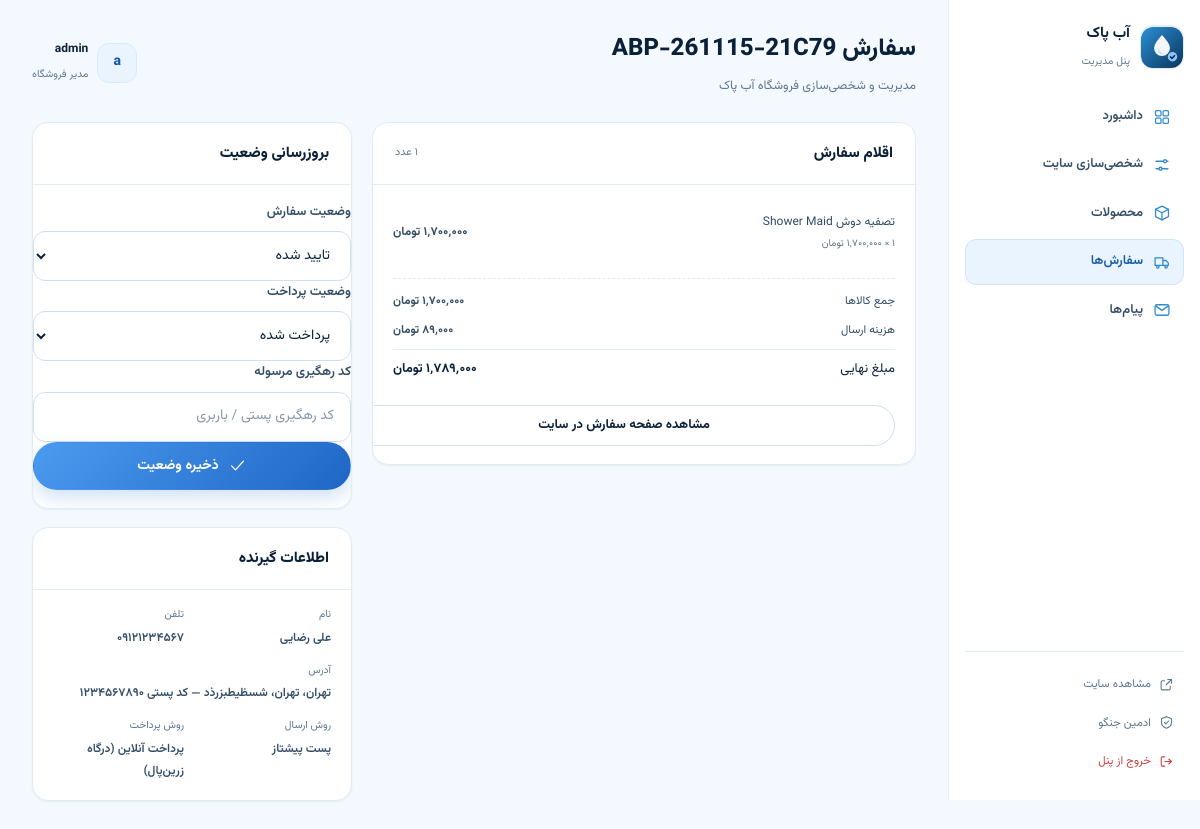
The app's page /panel/orders/ABP-261115-21C79/ (signed in) with its own data.
### shop/models.py (models this page shows, shortened)
class SiteSettings(models.Model):
    FONT_VAZIRMATN = "vazirmatn"
    FONT_TAHOMA = "tahoma"
    FONT_CUSTOM = "custom"
    FONT_CHOICES = [
        (FONT_VAZIRMATN, "وزیرمتن (پیشنهادی)"),
        (FONT_TAHOMA, "تاهوما"),
        (FONT_CUSTOM, "فونت سفارشی (بارگذاری فایل woff2)"),
    ]
    site_name = models.CharField("نام سایت", max_length=80, default="آب پاک")
    site_name_en = models.CharField("نام انگلیسی", max_length=80, default="ABPAK")
    tagline = models.CharField("شعار سایت", max_length=160, default="تجهیزات تصفیه آب خانگی و صنعتی")
    phone = models.CharField("تلفن نمایشی", max_length=40, default="۰۲۱-۹۱۰۰۴۵۶۷")
    phone_raw = models.CharField("تلفن برای تماس", max_length=40, default="02191004567")
    mobile = models.CharField("موبایل", max_length=40, blank=True, default="۰۹۱۲۳۴۵۶۷۸۹")
    email = models.EmailField("ایمیل", blank=True, default="info@abpak.ir")
    address = models.CharField("آدرس", max_length=300, blank=True, default="تهران، خیابان ولیعصر، برج آبان، طبقه ۵")
    working_hours = models.CharField("ساعات پاسخگویی", max_length=120, default="شنبه تا پنجشنبه، ۹ صبح تا ۹ شب")
    tapsi_shop = models.URLField(
        "فروشگاه تپسی‌شاپ",
        blank=True,
        default="https://tapsi.shop/store/1439158740070203392/HIT759060",
    )
    instagram = models.URLField("اینستاگرام", blank=True, default="https://instagram.com/")
    telegram = models.URLField("تلگرام", blank=True, default="https://t.me/")
    whatsapp = models.URLField("واتساپ", blank=True, default="https://wa.me/989123456789")
    CURSOR_DROPLET = "droplet"
    CURSOR_SYSTEM = "system"
    CURSOR_CHOICES = [
        (CURSOR_DROPLET, "کرسر قطره‌ای (سفارشی آب پاک)"),
        (CURSOR_SYSTEM, "کرسر پیش‌فرض سیستم"),
    ]
    font_choice = models.CharField("فونت سایت", max_length=20, choices=FONT_CHOICES, default=FONT_VAZIRMATN)
    custom_font = models.FileField("فایل فونت سفارشی", upload_to="fonts/", blank=True, null=True)
    cursor_style = models.CharField("کرسر موس سایت", max_length=20, choices=CURSOR_CHOICES, default=CURSOR_DROPLET)
    animations_enabled = models.BooleanField("انیمیشن‌های حرکتی و اسکرول", default=True)
    logo = models.ImageField("لوگوی سایت", upload_to="branding/", blank=True, null=True)
    hero_image = models.ImageField("تصویر هیرو (صفحه اصلی)", upload_to="branding/", blank=True, null=True)
    updated_at = models.DateTimeField("آخرین بروزرسانی", auto_now=True)
    class Meta:
        verbose_name = "تنظیمات سایت"
        verbose_name_plural = "تنظیمات سایت"
    @classmethod
    def load(cls):
        obj = cache.get("abpak:site-settings")
        if obj is None:
            obj, _ = cls.objects.get_or_create(pk=1)
            cache.set("abpak:site-settings", obj, 600)
        return obj
    @property
    def font_stack(self):
        base = '"Vazirmatn", "Segoe UI", Tahoma, sans-serif'
        if self.font_choice == self.FONT_CUSTOM and self.custom_font:
            return '"ABPAK-Custom", ' + base
        if self.font_choice == self.FONT_TAHOMA:
            return 'Tahoma, "Segoe UI", sans-serif'
        return base

class Order(models.Model):
    STATUS_PENDING = "pending"
    STATUS_CONFIRMED = "confirmed"
    STATUS_PROCESSING = "processing"
    STATUS_SHIPPED = "shipped"
    STATUS_DELIVERED = "delivered"
    STATUS_CANCELED = "canceled"
    STATUS_CHOICES = [
        (STATUS_PENDING, "در انتظار بررسی"),
        (STATUS_CONFIRMED, "تایید شده"),
        (STATUS_PROCESSING, "در حال آماده‌سازی"),
        (STATUS_SHIPPED, "ارسال شده"),
        (STATUS_DELIVERED, "تحویل داده شده"),
        (STATUS_CANCELED, "لغو شده"),
    ]
    PAYMENT_UNPAID = "unpaid"
    PAYMENT_AWAITING = "awaiting_transfer"
    PAYMENT_PAID = "paid"
    PAYMENT_CHOICES = [
        (PAYMENT_UNPAID, "پرداخت در محل"),
        (PAYMENT_AWAITING, "در انتظار انتقال بانکی"),
        (PAYMENT_PAID, "پرداخت شده"),
    ]
    code = models.CharField("کد سفارش", max_length=20, unique=True, editable=False)
    user = models.ForeignKey(
        settings.AUTH_USER_MODEL,
        verbose_name="کاربر",
        related_name="orders",
        on_delete=models.SET_NULL,
        null=True,
        blank=True,
    )
    full_name = models.CharField("نام و نام خانوادگی", max_length=150)
    phone = models.CharField("شماره تماس", max_length=11)
    province = models.CharField("استان", max_length=50)
    city = models.CharField("شهر", max_length=80)
    address = models.TextField("آدرس")
    postal_code = models.CharField("کد پستی", max_length=10)
    note = models.TextField("توضیحات سفارش", blank=True)
    shipping_method = models.CharField("روش ارسال", max_length=20, default="post")
    payment_method = models.CharField("روش پرداخت", max_length=20, default="cod")
    payment_status = models.CharField(
        "وضعیت پرداخت", max_length=20, choices=PAYMENT_CHOICES, default=PAYMENT_UNPAID
    )
    status = models.CharField("وضعیت سفارش", max_length=20, choices=STATUS_CHOICES, default=STATUS_PENDING)
    subtotal = models.PositiveBigIntegerField("جمع کالاها", default=0)
    shipping_cost = models.PositiveBigIntegerField("هزینه ارسال", default=0)
    total = models.PositiveBigIntegerField("مبلغ نهایی", default=0)
    tracking_code = models.CharField("کد رهگیری مرسوله", max_length=60, blank=True)
    payment_gateway = models.CharField("درگاه پرداخت", max_length=30, blank=True)
    payment_authority = models.CharField(
        "شناسه تراکنش درگاه", max_length=80, blank=True, db_index=True
    )
    payment_ref_id = models.CharField("کد پیگیری تراکنش", max_length=80, blank=True)
    paid_at = models.DateTimeField("زمان پرداخت", null=True, blank=True)
    created_at = models.DateTimeField("تاریخ ثبت", auto_now_add=True)
    updated_at = models.DateTimeField("آخرین بروزرسانی", auto_now=True)
    class Meta:
        verbose_name = "سفارش"
        verbose_name_plural = "سفارش‌ها"
        ordering = ["-created_at"]
        indexes = [
            models.Index(fields=["user", "-created_at"], name="shop_order_user_created"),
            models.Index(fields=["status", "-created_at"], name="shop_order_status_created"),
            models.Index(fields=["phone"], name="shop_order_phone"),
        ]
    def get_absolute_url(self):
        return reverse("shop:order_detail", args=[self.code])
    @property
    def items_count(self):
        return sum(item.quantity for item in self.items.all())
    @property
    def shipping_label(self):
        method = settings.SHIPPING_METHODS.get(self.shipping_method, {})
        return method.get("label") or self.shipping_method
    @property
    def payment_label(self):
        return settings.PAYMENT_METHODS.get(self.payment_method, {}).get("label", self.payment_method)

class OrderItem(models.Model):
    order = models.ForeignKey(Order, verbose_name="سفارش", related_name="items", on_delete=models.CASCADE)
    product = models.ForeignKey(
        Product, verbose_name="محصول", related_name="order_items", on_delete=models.SET_NULL, null=True, blank=True
    )
    name = models.CharField("نام محصول", max_length=220)
    slug = models.CharField("نشانه محصول", max_length=240, blank=True)
    unit_price = models.PositiveBigIntegerField("قیمت واحد")
    quantity = models.PositiveIntegerField("تعداد", default=1)
    class Meta:
        verbose_name = "آیتم سفارش"
        verbose_name_plural = "آیتم‌های سفارش"
    @property
    def total_price(self):
        return self.unit_price * self.quantity

### shop/panel.py (the view, shortened to what this page needs)
# urls.py: path("orders/<str:code>/", panel.order_edit, name="order_edit"),
@staff_member_required
def order_edit(request, code):
    order = get_object_or_404(Order.objects.prefetch_related("items"), code=code)
    form = OrderPanelForm(request.POST or None, instance=order)
    if request.method == "POST":
        messages.error(request, "لطفاً خطاهای فرم را برطرف کنید.")
    return render(
        request,
        "panel/order_form.html",
        {
            "order": order,
            "form": form,
            "items": order.items.all(),
            "panel_section": "orders",
            "page_title": f"سفارش {order.code}",
        },
    )

### templates/panel/order_form.html (shortened to what this page needs)
{% extends "panel/base.html" %}
{% load shop_tags %}
{% block content %}
<div class="p-grid p-grid--form">
  <div class="p-card p-form">
    <div class="p-card__head"><h2>اقلام سفارش</h2><span class="p-muted">{{ order.items_count|fa }} عدد</span></div>
    <div class="p-list">
      {% for item in items %}
        <div class="p-list__row">
          <span>{{ item.name }}<small>{{ item.quantity|fa }} × {{ item.unit_price|price }} تومان</small></span>
          <strong>{{ item.total_price|price }} تومان</strong>
        </div>
      {% endfor %}
    </div>
    <div class="p-summary">
      <div><span>جمع کالاها</span><strong>{{ order.subtotal|price }} تومان</strong></div>
      <div><span>هزینه ارسال</span><strong>{{ order.shipping_cost|price }} تومان</strong></div>
      <div class="p-summary__total"><span>مبلغ نهایی</span><strong>{{ order.total|price }} تومان</strong></div>
    </div>
    <a class="btn btn--outline btn--sm btn--block" href="{{ order.get_absolute_url }}" target="_blank" rel="noopener">مشاهده صفحه سفارش در سایت</a>
  </div>
  <div>
    <div class="p-card p-form p-form--spaced">
      <div class="p-card__head"><h2>بروزرسانی وضعیت</h2></div>
      <form method="post">
        {% for field in form %}
          <div class="field">
            <label class="field__label" for="{{ field.id_for_label }}">{{ field.label }}</label>
            {{ field }}
          </div>
        {% endfor %}
        <button class="btn btn--primary btn--block" type="submit"><svg class="icon"><use href="#i-check"></use></svg> ذخیره وضعیت</button>
      </form>
    </div>
    <div class="p-card p-form">
      <div class="p-card__head"><h2>اطلاعات گیرنده</h2></div>
      <div class="p-info">
        <div><span>نام</span><strong>{{ order.full_name }}</strong></div>
        <div><span>تلفن</span><strong dir="ltr">{{ order.phone|fa }}</strong></div>
        <div class="p-info__full"><span>آدرس</span><strong>{{ order.province }}، {{ order.city }}، {{ order.address }} — کد پستی {{ order.postal_code|fa }}</strong></div>
        <div><span>روش ارسال</span><strong>{{ order.shipping_label }}</strong></div>
        <div><span>روش پرداخت</span><strong>{{ order.payment_label }}</strong></div>
      </div>
    </div>
  </div>
</div>
{% endblock %}

### templates/panel/base.html (shortened to what this page needs)
{% load static %}<!DOCTYPE html>
<html lang="fa" dir="rtl" data-theme="light" style="--font: {{ site.font_stack }};">
<head>
  <link rel="stylesheet" href="{% static 'css/main.css' %}?v=5">
  <link rel="stylesheet" href="{% static 'css/pages.css' %}?v=5">
  <link rel="stylesheet" href="{% static 'css/panel.css' %}?v=5">
</head>
<body class="panel-body">
  <div class="panel-shell">
    <aside class="panel-side">
      <a class="panel-brand" href="{% url 'panel:dashboard' %}">
        {% if site.logo %}
          <img src="{{ site.logo.url }}" alt="{{ site.site_name }}">
        {% else %}
          <span class="panel-brand__mark">{% include "partials/brand_mark.html" %}</span>
        {% endif %}
        <span>
          <strong>{{ site.site_name }}</strong>
          <small>پنل مدیریت</small>
        </span>
      </a>
      <nav class="panel-nav" aria-label="منوی پنل">
        <a class="panel-nav__link {% if panel_section == 'dashboard' %}is-active{% endif %}" href="{% url 'panel:dashboard' %}">
          <svg class="icon" aria-hidden="true"><use href="#i-grid"></use></svg>
          داشبورد
        </a>
        <a class="panel-nav__link {% if panel_section == 'settings' %}is-active{% endif %}" href="{% url 'panel:settings' %}">
          <svg class="icon" aria-hidden="true"><use href="#i-sliders"></use></svg>
          شخصی‌سازی سایت
        </a>
        <a class="panel-nav__link {% if panel_section == 'products' %}is-active{% endif %}" href="{% url 'panel:products' %}">
          <svg class="icon" aria-hidden="true"><use href="#i-box"></use></svg>
          محصولات
        </a>
        <a class="panel-nav__link {% if panel_section == 'orders' %}is-active{% endif %}" href="{% url 'panel:orders' %}">
          <svg class="icon" aria-hidden="true"><use href="#i-truck"></use></svg>
          سفارش‌ها
        </a>
        <a class="panel-nav__link {% if panel_section == 'messages' %}is-active{% endif %}" href="{% url 'panel:messages' %}">
          <svg class="icon" aria-hidden="true"><use href="#i-mail"></use></svg>
          پیام‌ها
        </a>
      </nav>
      <div class="panel-side__foot">
        <a class="panel-side__mini" href="{% url 'shop:home' %}" target="_blank" rel="noopener" aria-label="مشاهده سایت">
          <svg class="icon" aria-hidden="true"><use href="#i-external"></use></svg>
          <span>مشاهده سایت</span>
        </a>
        <a class="panel-side__mini" href="/admin/" aria-label="ادمین جنگو">
          <svg class="icon" aria-hidden="true"><use href="#i-shield"></use></svg>
          <span>ادمین جنگو</span>
        </a>
        <form action="{% url 'admin:logout' %}" method="post">
          <button class="panel-side__mini panel-side__mini--logout" type="submit" aria-label="خروج از پنل">
            <svg class="icon" aria-hidden="true"><use href="#i-logout"></use></svg>
            <span>خروج از پنل</span>
          </button>
        </form>
      </div>
    </aside>
    <div class="panel-main">
      <header class="panel-top">
        <div>
          <h1>{{ page_title|default:"پنل مدیریت" }}</h1>
          <p>مدیریت و شخصی‌سازی فروشگاه {{ site.site_name }}</p>
        </div>
        <div class="panel-user">
          <span class="panel-user__avatar">{{ user.get_full_name|default:user.username|first }}</span>
          <span>
            <strong>{{ user.get_full_name|default:user.username }}</strong>
            <small>مدیر فروشگاه</small>
          </span>
        </div>
      </header>
      {% block content %}{% endblock %}
    </div>
  </div>
</body>
</html>

### records on screen
SiteSettings: site_name "آب پاک"
Order: items_count|fa "۱", subtotal "۱٬۷۰۰٬۰۰۰", shipping_cost "۸۹٬۰۰۰", form "تایید شده" "پرداخت شده", full_name "علی رضایی", phone|fa "۰۹۱۲۱۲۳۴۵۶۷", province "تهران", city "تهران", address "شسظیطبزرذد", postal_code|fa "۱۲۳۴۵۶۷۸۹۰", shipping_label "پست پیشتاز", payment_label "پرداخت آنلاین (درگاه زرین‌پال)"
OrderItem: name "تصفیه دوش Shower Maid", quantity|fa "۱", unit_price "۱٬۷۰۰٬۰۰۰"

### other values on screen
{{ page_title|default:"پنل مدیریت" }} "سفارش ABP-261115-21C79"
{{ user.get_full_name|default:user.username|first }} "a"
{{ user.get_full_name|default:user.username }} "admin"
{{ field.label }} "وضعیت سفارش" "وضعیت پرداخت" "کد رهگیری مرسوله"
